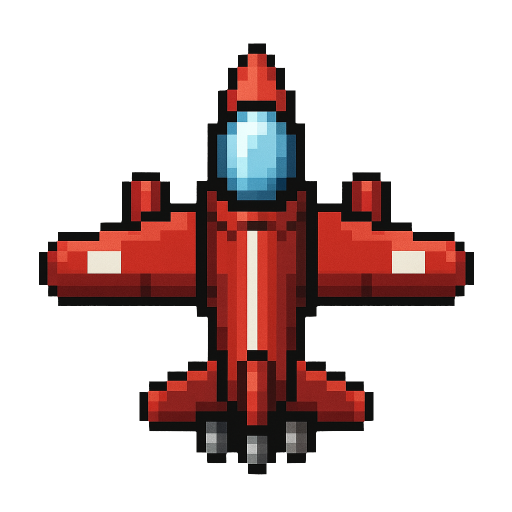
#> input picture pic_mif_converter/1.png, 1024 x 1024 px (shown at 1/2 size)
$ python png2mif.py
#> lines starting #> are read from the running program, lines starting #| are printed output that depends on the picture
from PIL import Image

# Verilog 中颜色表（编号 -> RGB）
color_palette = {
    0x00: (0xf0, 0xf0, 0xf0),
    0x01: (0xb0, 0xa0, 0xa0),
    0x02: (0xa0, 0xa0, 0xb0),
    0x03: (0xa0, 0xa0, 0xa0),
    0x04: (0xb0, 0x30, 0x20),
    0x05: (0xb0, 0x20, 0x20),
    0x06: (0xe0, 0xe0, 0x90),
    0x07: (0xe0, 0x90, 0x20),
    0x08: (0xe0, 0x90, 0x10),
    0x09: (0x90, 0x40, 0x00),
    0x0a: (0x60, 0x60, 0x60),
    0x0b: (0x60, 0x60, 0x00),
    0x0c: (0x60, 0x00, 0x00),
    0x0d: (0x50, 0x00, 0x70),
    0x0e: (0x00, 0x40, 0x40),
    0x0f: (0x00, 0x00, 0x00)
}

def closest_color_index(rgb):
    """返回最接近的颜色索引（0~15）"""
    r, g, b = rgb
    min_dist = float('inf')
    best_index = 0
    for idx, (pr, pg, pb) in color_palette.items():
        dist = (r - pr)**2 + (g - pg)**2 + (b - pb)**2
        if dist < min_dist:
            min_dist = dist
            best_index = idx
    return best_index

def image_to_mif(image_path, output_mif, size=16, width=4, depth=None):
    """
    将 PNG 转为 size×size 的 MIF 文件。
    参数:
      image_path – 输入 PNG 文件路径
      output_mif  – 输出 MIF 文件路径
      size        – 输出像素宽高（默认 16）
      width       – 数据位宽（4 位，支持 16 色）
      depth       – 地址深度（若为 None，则自动设为 size*size）
    """
#> called with image_path = '1.png', output_mif = '1_16x16.mif', size = 16, width = 4
    img = Image.open(image_path).convert('RGB')
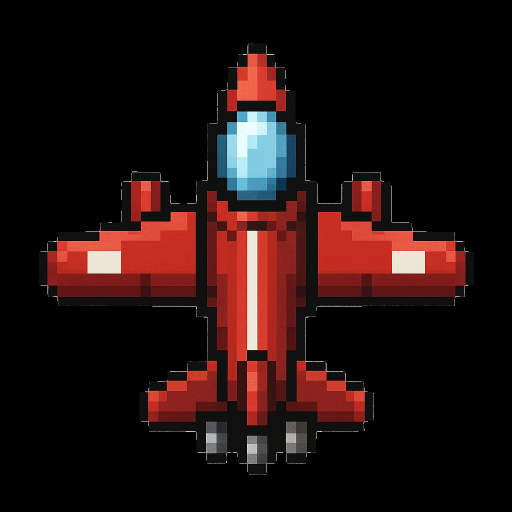
#> img: PIL image 1024x1024 RGB (shown at 1/2 size); mean R, G, B 34, 15.9, 14.8
    img = img.resize((size, size))
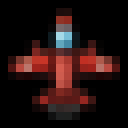
#> img: PIL image 16x16 RGB (shown 8 times larger); mean R, G, B 34.7, 16.2, 15
    pixels = list(img.getdata())
#> pixels = 256 items, first 6: (0, 0, 0), (0, 0, 0), (0, 0, 0), (0, 0, 0), (0, 0, 0), (0, 0, 0)

    if depth is None:
        depth = size * size

    with open(output_mif, 'w') as f:
        f.write(f"WIDTH={width};\n")
        f.write(f"DEPTH={depth};\n")
        f.write("ADDRESS_RADIX=DEC;\n")
        f.write("DATA_RADIX=HEX;\n")
        f.write("CONTENT BEGIN\n")
        for addr in range(depth):
            if addr < len(pixels):
                val = closest_color_index(pixels[addr])
            else:
                val = 0x0F  # 超出部分填黑
            f.write(f"{addr} : {val:X};\n")
#> this loop made 256 passes
#> val on passes 1 to 12: 15, 15, 15, 15, 15, 15, 15, 15, 15, 15, 15, 15
        f.write("END;\n")

# 示例用法
if __name__ == "__main__":
    image_to_mif("1.png", "1_16x16.mif")
